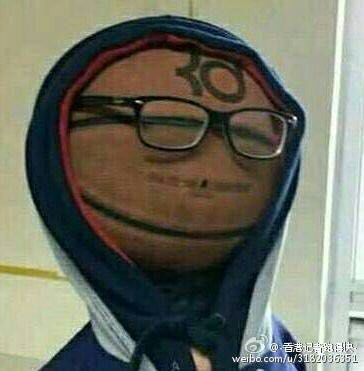
#> input picture 1.jpg, 364 x 371 px
$ python color_2d_histogram.py --image 1.jpg
#> lines starting #> are read from the running program, lines starting #| are printed output that depends on the picture
from matplotlib import pyplot as plt
import numpy as np
import cv2
import argparse

ap = argparse.ArgumentParser()
ap.add_argument('-i', '--image', required=True, help='Path to Photo')
args = vars(ap.parse_args())

img = cv2.imread(args['image'])
#> img is the input picture: shape (371, 364, 3); mean B, G, R 96.3, 109.8, 108.5
cv2.imshow("Origin", img)

channels = cv2.split(img)
fig = plt.figure()

ax = fig.add_subplot(131)
hist = cv2.calcHist([channels[1], channels[0]], [0, 1],
                    None, [32, 32], [0, 256, 0, 256])
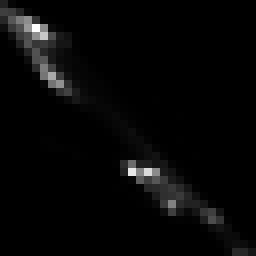
#> hist: shape (32, 32) float32 (shown 8 times larger); min 0, max 4647, mean 131.9; drawn with min black and max white
p = ax.imshow(hist, interpolation="nearest")
ax.set_title("2D Color Histogram for G and B")
plt.colorbar(p)

ax = fig.add_subplot(132)
hist = cv2.calcHist([channels[1], channels[2]], [0, 1],
                    None, [32, 32], [0, 256, 0, 256])
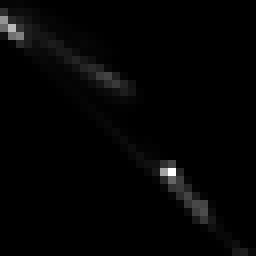
#> hist: shape (32, 32) float32 (shown 8 times larger); min 0, max 7746, mean 131.9; drawn with min black and max white
p = ax.imshow(hist, interpolation="nearest")
ax.set_title("2D Color Histogram for G and R")
plt.colorbar(p)

ax = fig.add_subplot(133)
hist = cv2.calcHist([channels[0], channels[2]], [0, 1],
                    None, [32, 32], [0, 256, 0, 256])
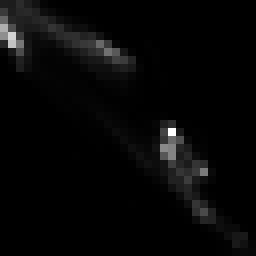
#> hist: shape (32, 32) float32 (shown 8 times larger); min 0, max 4559, mean 131.9; drawn with min black and max white
p = ax.imshow(hist, interpolation="nearest")
ax.set_title("2D Color Histogram for B and R")
plt.colorbar(p)

print("2D histogram shape: %s, with %d values" %
      (hist.shape, hist.flatten().shape[0]))
#| 2D histogram shape: (32, 32), with 1024 values

plt.show()
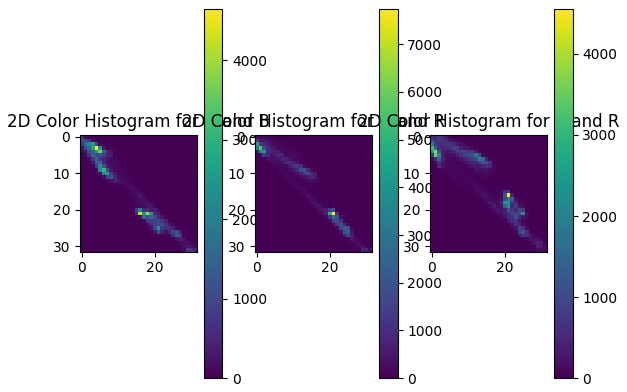
#> figure drawn by matplotlib, 6 panels
cv2.waitKey(0)
